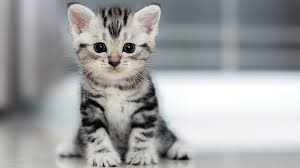
#> input picture lab1/kaliteli.jpg, 300 x 168 px
$ python lab1.2.py
#> lines starting #> are read from the running program, lines starting #| are printed output that depends on the picture; after the words box and inside, x2 and y2 are one past the last pixel; in counts of white or black regions, pixels touching at a corner belong together
# -*- coding: utf-8 -*-
"""
🌟 KONU: Pikseller, ROI (Bölgesel İşlem) ve Renk Kanalları
"""

import cv2
import numpy as np
from matplotlib import pyplot as plt

# 1. RESMİ SAHNEYE ALALIM (Okuma ve Kontrol)
img = cv2.imread('kaliteli.jpg')
#> img is the input picture: shape (168, 300, 3); mean B, G, R 162.5, 161.5, 160.7

if img is None:
    print("❌ HATA: Resim yüklenemedi! Dosya adını kontrol et.")
else:
    # ---------------------------------------------------------
    # 2. PİKSEL ERİŞİMİ (Nokta Atışı)
    # ---------------------------------------------------------
    # Bir koordinattaki renk değerini öğrenmek: img[y, x]
    y, x = 100, 200
    bgr_degeri = img[y, x]
#> bgr_degeri = [255, 255, 254]
    print(f"📍 ({x},{y}) koordinatındaki BGR değerleri: {bgr_degeri}")
#| 📍 (200,100) koordinatındaki BGR değerleri: [255 255 254]

    # Sadece Kırmızı (Red) kanalına erişim (B=0, G=1, R=2)
    kirmizi = img[y, x, 2]
#> kirmizi = 254

    # Pikseli Değiştirme (O noktayı bembeyaz yapalım)
    img[y, x] = [255, 255, 255]
#> img: shape (168, 300, 3); under 0.01% of pixels changed, all inside (x1, y1, x2, y2) = (200, 100, 201, 101)

    # ---------------------------------------------------------
    # 3. ROI (Region of Interest) - İLGİ BÖLGESİ (Kes-Yapıştır)
    # ---------------------------------------------------------
    # Resmin bir bölgesini seçmek için: img[y1:y2, x1:x2]
    # Önemli: Kestiğin parçanın boyutu ile yapıştıracağın yerin boyutu AYNI olmalı!

    # 50 piksel yükseklik (100'den 150'ye), 100 piksel genişlik (200'den 300'e)
    roi_parca = img[100:150, 200:300]
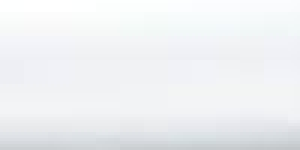
#> roi_parca: shape (50, 100, 3) (shown 3 times larger); mean B, G, R 243, 240.7, 238.8

    # Şimdi bu 50x100'lük parçayı sol üst köşeye (0,0 noktasına) yapıştıralım
    img[0:50, 0:100] = roi_parca
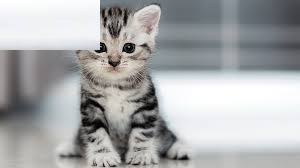
#> img: shape (168, 300, 3); mean B, G, R 171, 170, 168.8

    # ---------------------------------------------------------
    # 4. KANAL YÖNETİMİ (Kanal Ayırma ve Birleştirme)
    # ---------------------------------------------------------
    # Resmi renklerine ayırmak: Her renk kanalı gri bir resim gibi görünür.
    mavi, yesil, kirmizi_kanali = cv2.split(img)

    # Tekrar birleştirmek (Sıralama B-G-R olmalı)
    birlesik_resim = cv2.merge([mavi, yesil, kirmizi_kanali])

    # ---------------------------------------------------------
    # 5. GÖRSEL ANALİZ PANELİ (Matplotlib ile Show)
    # ---------------------------------------------------------
    # Matplotlib RGB beklediği için dönüşüm yapıyoruz
    img_rgb = cv2.cvtColor(img, cv2.COLOR_BGR2RGB)
    gri_resim = cv2.cvtColor(img, cv2.COLOR_BGR2GRAY)

    plt.figure(figsize=(15, 5))

    # 1. Panel: İşlenmiş Görüntü
    plt.subplot(1, 3, 1)
    plt.imshow(img_rgb)
    plt.title('1. ROI ve Piksel Değişimi')
    plt.axis('off')

    # 2. Panel: Gri Tonlama
    plt.subplot(1, 3, 2)
    plt.imshow(gri_resim, cmap='gray')
    plt.title('2. Gri Tonlama (Tek Kanal)')
    plt.axis('off')

    # 3. Panel: Histogram (Renk Rönteni)
    # Resmin içinde hangi tondan kaç tane var? (Sayısal dağılım)
    plt.subplot(1, 3, 3)
    plt.hist(gri_resim.ravel(), 256, [0, 256], color='purple')
    plt.title('3. Renk Dağılımı (Histogram)')

    plt.tight_layout()
    plt.show()
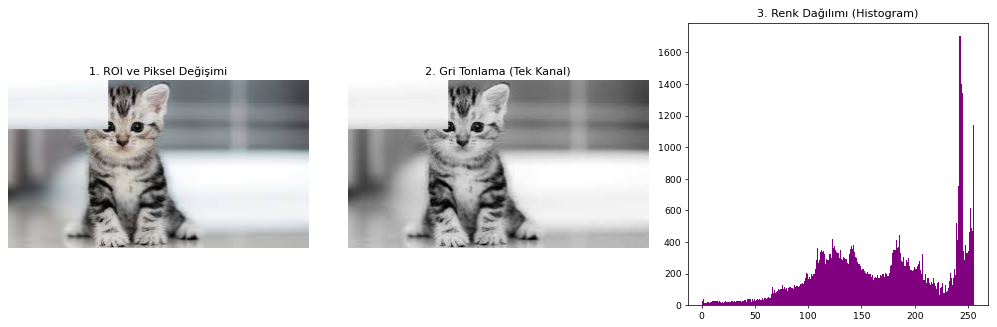
#> figure drawn by matplotlib, 3 panels; panel 3: tallest bar 1703 high, from x = 242 to 243
